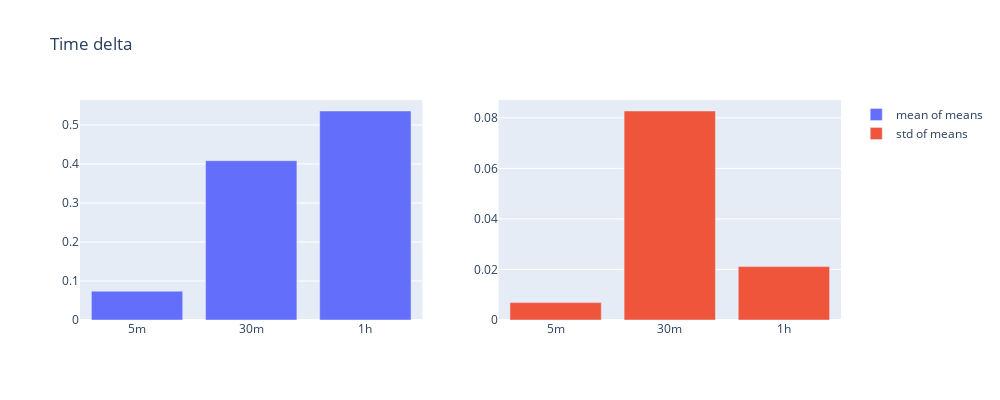

Notebook cell for this chart:
### Code cell
bar_plot("Time delta", timedelta)

### Figure 1 — Plotly figure (JSON) as saved in the notebook; plotly's stock layout.template omitted (floating-point values rounded to 4 significant figures)
{"data": [{"name": "mean of means", "type": "bar", "x": ["5m", "30m", "1h"], "xaxis": "x", "y": [0.07396, 0.4085, 0.5357], "yaxis": "y"}, {"name": "std of means", "type": "bar", "x": ["5m", "30m", "1h"], "xaxis": "x2", "y": [0.006883, 0.08271, 0.02114], "yaxis": "y2"}], "layout": {"height": 400, "title": {"text": "Time delta"}, "width": 1000, "xaxis": {"anchor": "y", "autorange": true, "domain": [0, 0.45], "range": [-0.5, 2.5], "type": "category"}, "xaxis2": {"anchor": "y2", "autorange": true, "domain": [0.55, 1], "range": [-0.5, 2.5], "type": "category"}, "yaxis": {"anchor": "x", "autorange": true, "domain": [0, 1], "range": [0, 0.5639], "type": "linear"}, "yaxis2": {"anchor": "x2", "autorange": true, "domain": [0, 1], "range": [0, 0.08706], "type": "linear"}}}
